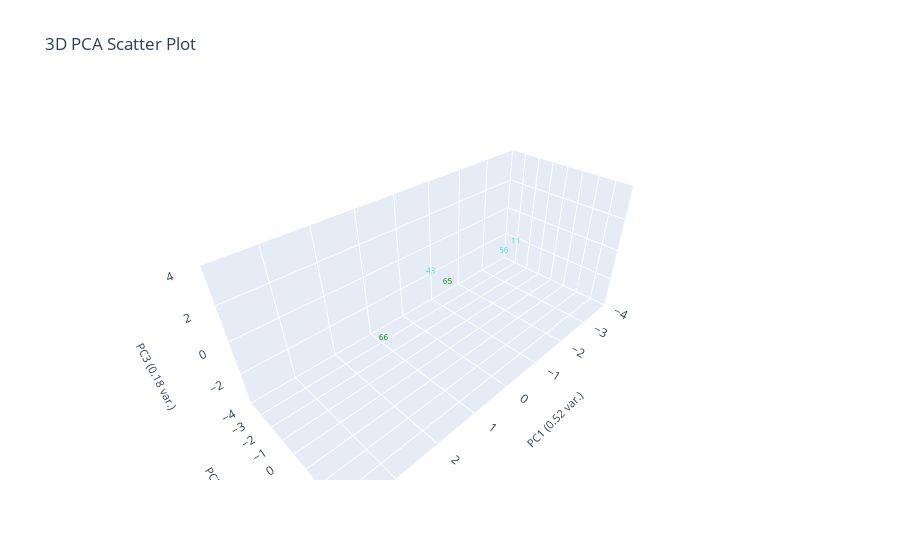
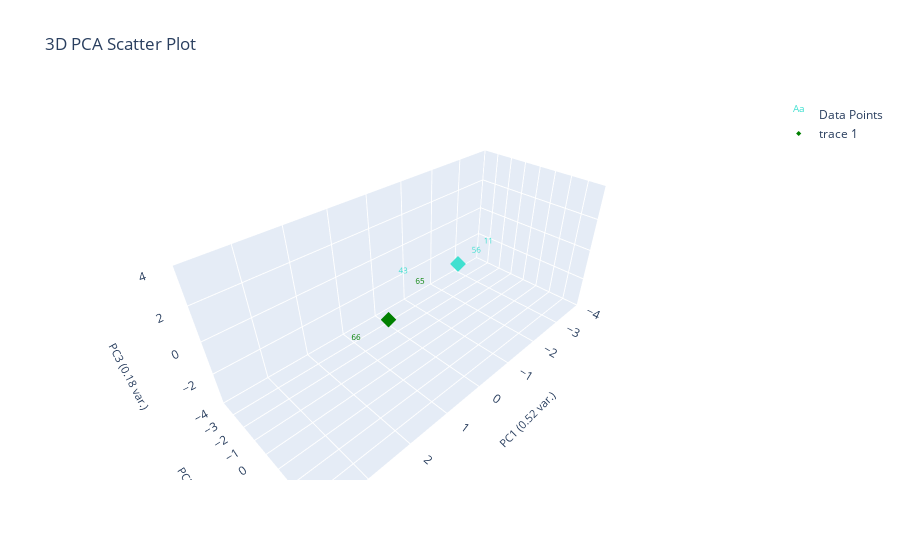
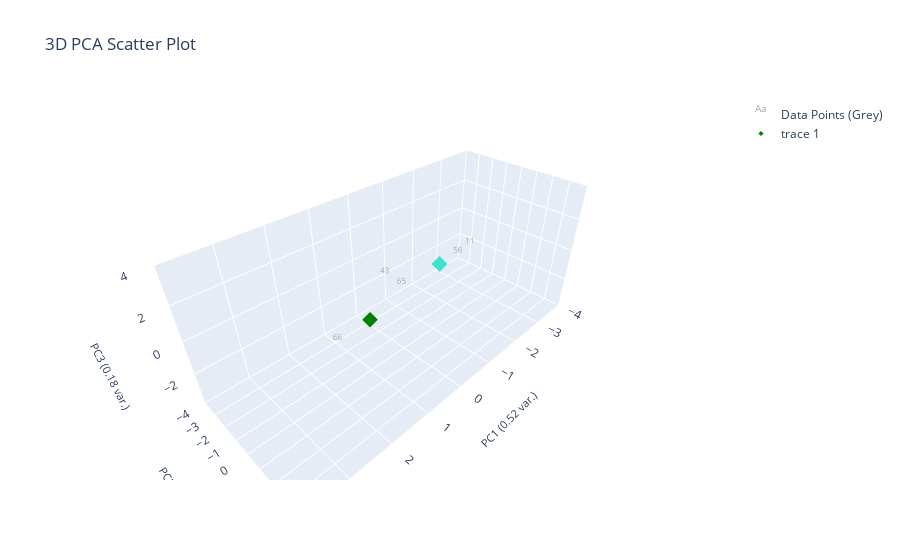

Notebook cell for these charts, in order:
### Markdown cell above
# Clustering data with ES-D removed (Corrected)

### Code cell
# should labels be fixed or not
labeled_data_esd_removed = marions_labeled_data[marions_labeled_data[ylabel_name] != 'ES-D'].copy()
marions_labeled_data_esd_removed = marions_labeled_data[marions_labeled_data[ylabel_name] != 'ES-D']

# print('Labeled data only')
# plotting.plot_clusters_seperately(labeled_data_esd_removed[f'{ylabel_name}_nums'], curve_data, ylabel_name, bold_idxs=labeled_data_esd_removed.index.tolist(), cluster_category_names=list(ylabel_to_cluster_num.keys()))

# print('ES-D' in labeled_data_esd_removed['marions_ylabels_2'].values)
label_centroids_esd_removed = find_labels_centroids(labeled_data_esd_removed, ylabel_to_cluster_num, ylabel_name)
pseudo_data_esd_removed = find_closest_centroid(data_features, label_centroids_esd_removed, ylabel_name)

# print('Corrected')
# print(print('ES-D' in pseudo_data_esd_removed['pseudo_marions_ylabels_2'].values))
# changed_ylabel_idxs = find_changed_ylabel_data(labeled_data_esd_removed, pseudo_data_esd_removed, ylabel_name)
# corrected_pseudo_data_esd_removed = correct_pseudo_ylabels_to_actual(pseudo_data_esd_removed, marions_labeled_data, ylabel_name, changed_ylabel_idxs)
# print(corrected_pseudo_data_esd_removed)
# plotting.plot_clusters_seperately(corrected_pseudo_data_esd_removed[f'pseudo_{ylabel_name}_nums'], curve_data, ylabel_name, cluster_category_names=list(ylabel_to_cluster_num.keys()), pseudo_corrections=labeled_data_esd_removed)
# print(label_centroids_esd_removed)
# plotting.plot_pca(corrected_pseudo_data_esd_removed, corrected_pseudo_data_esd_removed[f'pseudo_{ylabel_name}_nums'], 3, graph_title="", ylabel_name=ylabel_name, centroids=label_centroids_esd_removed)

print('Uncorrected')
# find_changed_ylabel_data(marions_labeled_data_esd_removed, pseudo_data_esd_removed, ylabel_name)
# print(pseudo_data_esd_removed[['filenames', f'pseudo_{ylabel_name}']])
# print(pseudo_data_esd_removed.loc[marions_labeled_data_esd_removed.index][['filenames', f'pseudo_{ylabel_name}']])


# plotting.get_curve_idx_from_cluster_color('pink', pseudo_data_esd_removed[f'pseudo_{ylabel_name}_nums'], pseudo_data_esd_removed.index, data_features)
# plotting.get_curve_idx_from_cluster_color('orange', pseudo_data_esd_removed[f'pseudo_{ylabel_name}_nums'], pseudo_data_esd_removed.index, data_features)
# # print(pseudo_data_esd_removed[:3])
# indicies = pseudo_data_esd_removed[pseudo_data_esd_removed['filenames'].isin(['WS23_L3_T1_P_23.csv','WS23_L3_T1_P_25.csv'])].index
# plotting.plot_specific_curves([indicies.tolist()[0]], curve_data, data_features, color='pink')
# plotting.plot_specific_curves([indicies.tolist()[1]], curve_data, data_features, color='orange')


# plotting.plot_clusters_seperately(pseudo_data_esd_removed[f'pseudo_{ylabel_name}_nums'], curve_data, ylabel_name, cluster_category_names=list(ylabel_to_cluster_num.keys()), bold_idxs=marions_labeled_data_esd_removed.index)
# # print(label_centroids_esd_removed)
# plotting.plot_pca(pseudo_data_esd_removed, pseudo_data_esd_removed[f'pseudo_{ylabel_name}_nums'], 3, graph_title="", ylabel_name=ylabel_name, centroids=label_centroids_esd_removed,
#                 only_plot_cluster_labels=[])
# plotting.pca_analysis(pseudo_data_esd_removed)
# ylabel_to_cluster_num = {'ES-B':0, 'ES-BW':1, 'ES-S':2, 'ES-S-Plates':3, 'ES-D':4, 'LS':5, 'F':6, 'LS/F':7, 'ES-DB':8, 'ES': 9}
# print(pseudo_data_esd_removed[:3])

# print(pseudo_data_esd_removed.dropna(subset=[ylabel_name])[['filenames', ylabel_name]])
plotting.plot_pca_steps(pseudo_data_esd_removed, pseudo_data_esd_removed[f'pseudo_{ylabel_name}_nums'], 3, graph_title="", ylabel_name=ylabel_name, centroids=label_centroids_esd_removed,
                only_plot_cluster_labels=[3,6])

### Figure 1 — Plotly figure (JSON) as saved in the notebook; plotly's stock layout.template omitted (floating-point values rounded to 4 significant figures)
{"data": [{"mode": "text", "name": "Data Points", "text": ["11", "43", "56", "65", "66"], "textfont": {"color": ["turquoise", "turquoise", "turquoise", "green", "green"], "size": 8}, "type": "scatter3d", "x": [-2.14, 0.3595, -1.647, 0.5964, 1.998], "y": [0.08934, -0.4924, 0.2262, 1.252, 0.6327], "z": [0.1486, 0.7128, 0.1148, 1.269, -0.4272]}], "layout": {"autosize": true, "scene": {"xaxis": {"range": [-4, 4], "title": {"font": {"size": 11}, "text": "PC1 (0.52 var.)"}}, "yaxis": {"range": [-4, 4], "title": {"font": {"size": 11}, "text": "PC2 (0.21 var.)"}}, "zaxis": {"range": [-4, 4], "title": {"font": {"size": 11}, "text": "PC3 (0.18 var.)"}}}, "title": {"text": "3D PCA Scatter Plot"}}}

### Figure 2 — Plotly figure (JSON) as saved in the notebook; plotly's stock layout.template omitted (floating-point values rounded to 4 significant figures)
{"data": [{"mode": "text", "name": "Data Points", "text": ["11", "43", "56", "65", "66"], "textfont": {"color": ["turquoise", "turquoise", "turquoise", "green", "green"], "size": 8}, "type": "scatter3d", "x": [-2.14, 0.3595, -1.647, 0.5964, 1.998], "y": [0.08934, -0.4924, 0.2262, 1.252, 0.6327], "z": [0.1486, 0.7128, 0.1148, 1.269, -0.4272]}, {"marker": {"color": ["green", "turquoise"], "size": 4, "symbol": "diamond"}, "mode": "markers", "type": "scatter3d", "x": [1.297, -1.143], "y": [0.9423, -0.05893], "z": [0.4208, 0.3254]}], "layout": {"autosize": true, "scene": {"xaxis": {"range": [-4, 4], "title": {"font": {"size": 11}, "text": "PC1 (0.52 var.)"}}, "yaxis": {"range": [-4, 4], "title": {"font": {"size": 11}, "text": "PC2 (0.21 var.)"}}, "zaxis": {"range": [-4, 4], "title": {"font": {"size": 11}, "text": "PC3 (0.18 var.)"}}}, "title": {"text": "3D PCA Scatter Plot"}}}

### Figure 3 — Plotly figure (JSON) as saved in the notebook; plotly's stock layout.template omitted (floating-point values rounded to 4 significant figures)
{"data": [{"mode": "text", "name": "Data Points (Grey)", "text": ["11", "43", "56", "65", "66"], "textfont": {"color": "darkgrey", "size": 8}, "type": "scatter3d", "x": [-2.14, 0.3595, -1.647, 0.5964, 1.998], "y": [0.08934, -0.4924, 0.2262, 1.252, 0.6327], "z": [0.1486, 0.7128, 0.1148, 1.269, -0.4272]}, {"marker": {"color": ["green", "turquoise"], "size": 4, "symbol": "diamond"}, "mode": "markers", "type": "scatter3d", "x": [1.297, -1.143], "y": [0.9423, -0.05893], "z": [0.4208, 0.3254]}], "layout": {"autosize": true, "scene": {"xaxis": {"range": [-4, 4], "title": {"font": {"size": 11}, "text": "PC1 (0.52 var.)"}}, "yaxis": {"range": [-4, 4], "title": {"font": {"size": 11}, "text": "PC2 (0.21 var.)"}}, "zaxis": {"range": [-4, 4], "title": {"font": {"size": 11}, "text": "PC3 (0.18 var.)"}}}, "title": {"text": "3D PCA Scatter Plot"}}}
